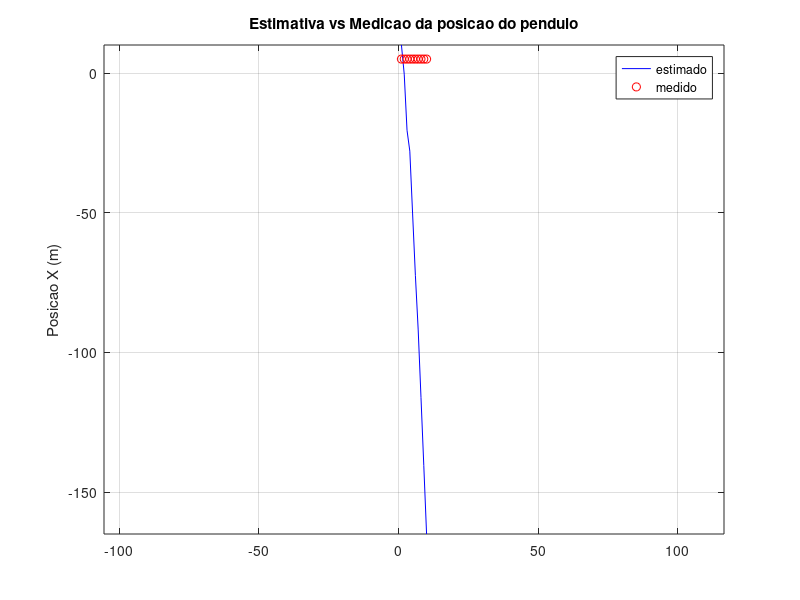

This figure's MATLAB source:
close all
clear all

%Sistema dinamico nao-linear: Pendulo de corda L

%%%%%%%%%%%%%%%%%%%%%%%%%%%%%%%%%%%%%%%%%%%%%%% DADOS INICIAIS %%%%%%%%%%%%%%%%%%%%%%%%%%%%%%%%%%%%%%%%%%%%%%%%%%%%%%%%%%%%%

sigma_acel_ang = 1;                                                        %Constante de desvio da aceleracao (rad/s^2)
sigma_med_pos = 0.01;                                                      %Desvio da medicao de posicao (m)
g = 9.8;                                                                   %Valor da gravidade g (m/s^2)
delta_tempo = 0.05;                                                        %Variacao no tempo (s)
L = 0.5;                                                                   %Valor da corda L (m)


%Matriz 2x1 de estimativas. [angulo ; velocidade_angular]
x = zeros(2, 1); 
x(1) = 0.0873;

%Matriz F, jacobiano de F (dF) e transposta de dF
F = [x(1)+x(2)*delta_tempo ; 
     x(2) - (g/L)*sin(x(1))*delta_tempo];

dF = [1 delta_tempo ; 
     (-g/L)*cos(x(1))*delta_tempo 1];

dFt = transpose(dF);

%Matriz H, jacobiano de H (dH) e transposta de dH
H = L*sin(x(1)); 

dH = [L*cos(x(1)) 0];

dHt = transpose(dH);

%Matriz P 2x2 de covariancia de posicao
P = zeros(2,2);          
for i = 1:1:2           
    P(i,i) = 5;                                                            %Preenche a diagonal principal da matriz P
end

%Matriz Q de ruido da covariancia
Q = [(delta_tempo^4)/4 (delta_tempo^3)/2 ; 
     (delta_tempo^3)/2 delta_tempo^2]*sigma_acel_ang^2 ;

%Matriz R de covariancia de ruido da medicao 
R = sigma_med_pos^2; 

%Matriz identidade
I = eye(2);        

%%%%%%%%%%%%%%%%%%%%%%%%%%%%%%%%%%%%%%%%%%%%%%%%%%%%%%%%%%%%%%%%%%%%%%%%%%%%%%%%%%%%%%%%%%%%%%%%%%%%%%%%%%%%%%%%%%%%%%%%%%%%

%%%%%%%%%%%%%%%%%%%%%%%%%%%%%%%%%%%%%%%%%%%%%%% ALGORITMO DE KALMAN %%%%%%%%%%%%%%%%%%%%%%%%%%%%%%%%%%%%%%%%%%%%%%%%%%%%%%%%

estimados = zeros(2, 10);                                                   %Matriz auxiliar de estimativa
medidos = zeros(1, 10);                                                     %Matriz auxiliar de medicao

for i=1:1:10

    F = [x(1)+x(2)*delta_tempo ; 
         x(2) - (g/L)*sin(x(1))*delta_tempo];
    dF = [1 delta_tempo ; 
         (-g/L)*cos(x(1))*delta_tempo 1];
    dFt = transpose(dF);
    
    x = F;                                                                 %Predicao da estimativa
    
    P = dF*P*dFt + Q;                                                      %Predicao da covariancia
    
    z = input(sprintf('Digite z: '));                                      %Dado de medicao da posicao                                     
    
    H = L*sin(x(1));
    dH = [L*cos(x(1)) 0];
    dHt = transpose(dH);
    
    K = P*dHt*(dH*P*dHt + R)^(-1);                                         %Atualizacao do Ganho de Kalman
    Kt = transpose(K);
    
    x = x + K*(z - H);                                                     %Atualizacao da estimativa
    
    P = (I - K*dH)*P*(transpose(I - K*dH)) + K*R*Kt;                       %Atualizacao da covariancia

    estimados(:,i) = x;                                                    %Matriz auxiliar recebe x, no tempo i
    medidos(:,i) = z;                                                      %Matriz auxiliar recebe z, no tempo i

end

estimado = estimados(1,:);                                                 %Armazena as estimativas da posicao X 
medido = medidos(1,:);

%Plot do grafico da posicao X
figure
plot(estimado, 'b')                                                        %Dados estimados
hold on
plot(medido, 'ro')                                                          %Dados medidos
ylabel('Posicao X (m)');
axis('equal')
title('Estimativa vs Medicao da posicao do pendulo');
legend('estimado','medido');
grid on;

%%%%%%%%%%%%%%%%%%%%%%%%%%%%%%%%%%%%%%%%%%%%%%%%%%%%%%%%%%%%%%%%%%%%%%%%%%%%%%%%%%%%%%%%%%%%%%%%%%%%%%%%%%%%%%%%%%%%%%%%%%%%
